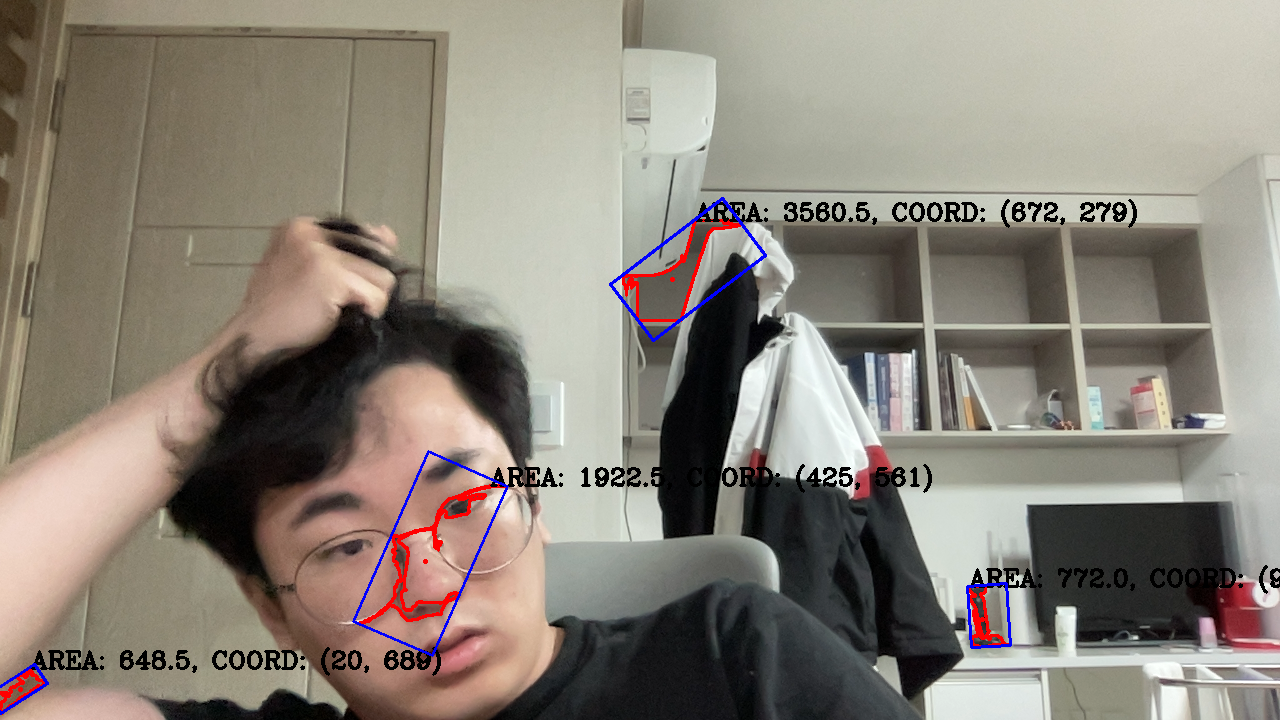
#> input picture a.png, 1280 x 720 px, found by its file name
$ python stop.py
#> lines starting #> are read from the running program, lines starting #| are printed output that depends on the picture; after the words box and inside, x2 and y2 are one past the last pixel; in counts of white or black regions, pixels touching at a corner belong together
import cv2

img=cv2.imread("a.png",cv2.IMREAD_COLOR)
#> img is the input picture: shape (720, 1280, 3); mean B, G, R 120.8, 131, 138.6
img_gray=cv2.cvtColor(img,cv2.COLOR_BGR2GRAY)
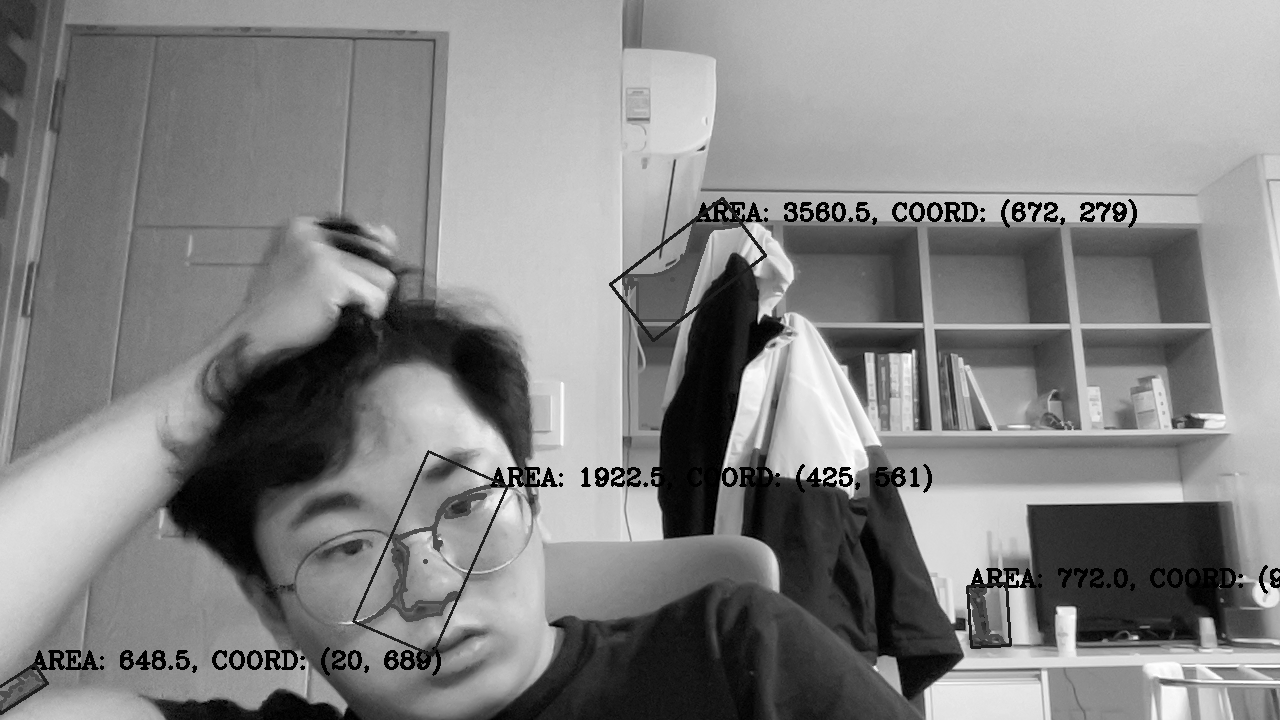
#> img_gray: shape (720, 1280); min 0, max 255, mean 132.1
_,img_bin=cv2.threshold(img_gray,127,255,cv2.THRESH_BINARY_INV|cv2.THRESH_OTSU)
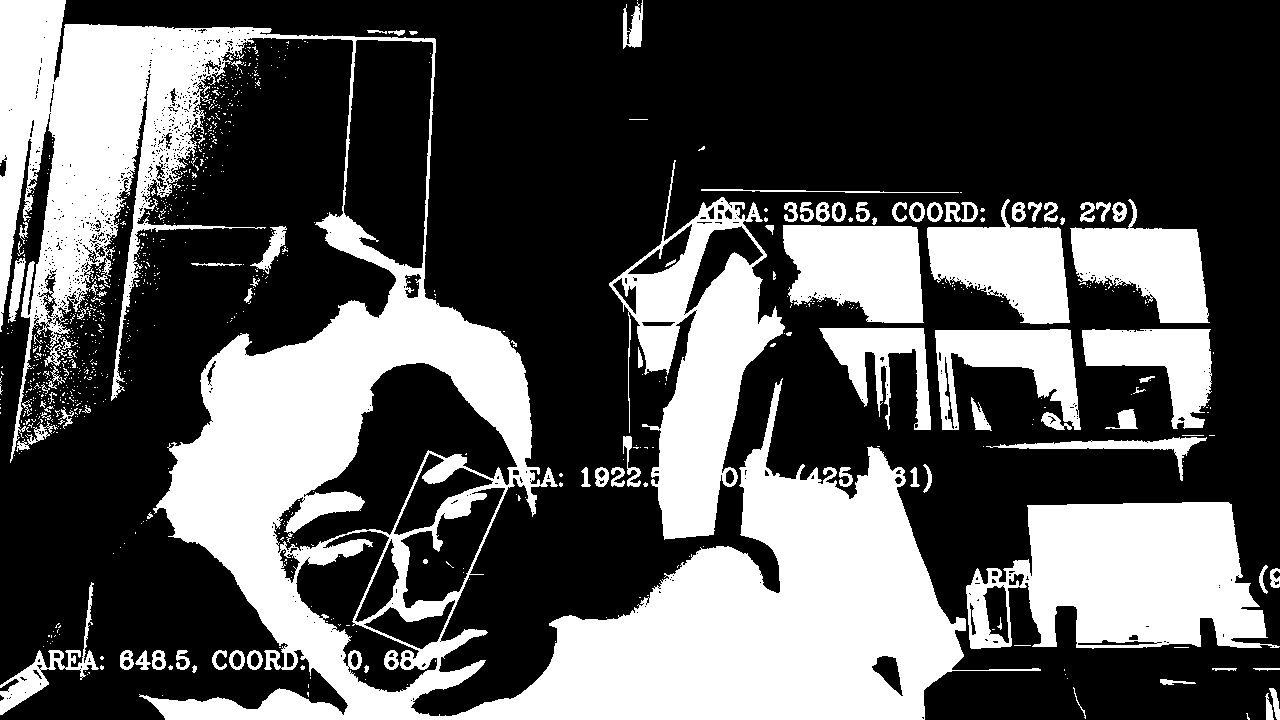
#> img_bin: shape (720, 1280); 34.3% white; 908 white regions (810 under 20 px)
contours,_=cv2.findContours(img_bin,cv2.RETR_EXTERNAL,cv2.CHAIN_APPROX_SIMPLE)
#> contours = 857 contours, 789 with area under 20; largest, box (x1, y1, x2, y2) and area: (0, 0, 1041, 720) 244954, (966, 502, 1280, 649) 32405, (609, 160, 785, 540) 29008, (783, 225, 924, 323) 10826, (927, 199, 1070, 324) 9816
for i in range(len(contours)):
    if cv2.contourArea(contours[i]) < 400: # 노이즈 제거, 너무 작으면 무시
        continue
    # 근사화
    ls=[0.005,0.01,0.02,0.03,0.05,0.1]
    for j in range(len(ls)):
        eps=cv2.arcLength(contours[i], True)*ls[j]
        approx = cv2.approxPolyDP(contours[i], eps, True)
        print(f'eps * : {ls[j]}')
        print(f'epsilon: {eps}')
        print(f'vtc: {len(approx)}')
        print(f'\n')
        cv2.drawContours(img,[approx],0,(0,0,255),2)
        cv2.putText(img,f'{ls[j]}',tuple(approx[0][0]),cv2.FONT_HERSHEY_PLAIN,10,(255,0,0),1)
        cv2.imshow(f'{ls[j]}',img)
        cv2.waitKey(0)
#> this loop made 857 passes
#> ls on pass 49: [0.005, 0.01, 0.02, 0.03, 0.05, 0.1]
#> (printed output is left out)
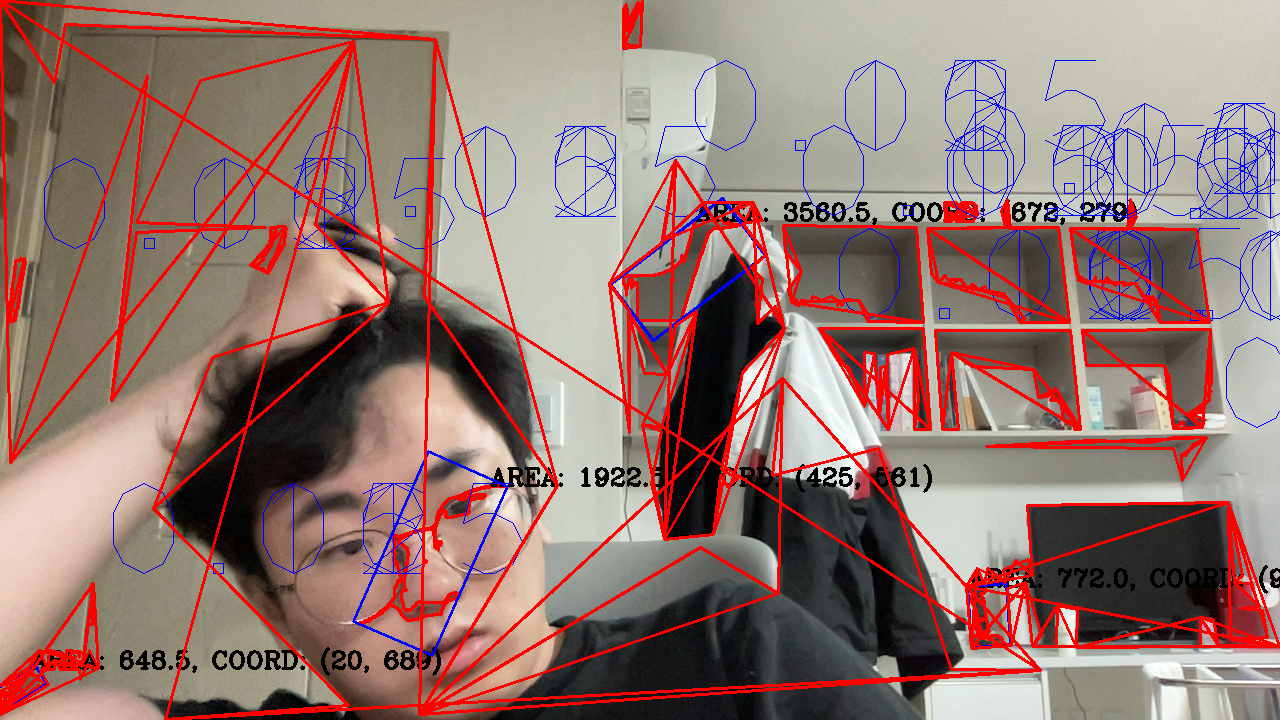
#> img: shape (720, 1280, 3); 9.93% of pixels changed, all inside (x1, y1, x2, y2) = (0, 0, 1280, 720)
cv2.destroyAllWindows()
